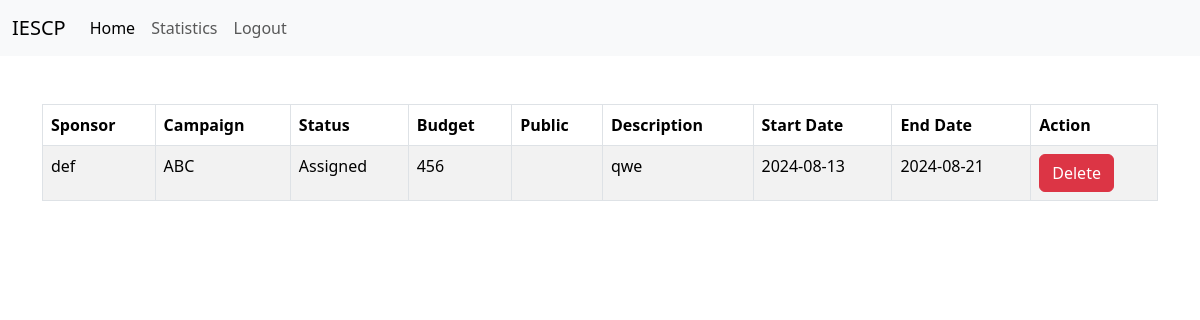
The page /all_campaigns on the database its author committed.
### tables this page shows
CREATE TABLE campaigns ( sponsor TEXT, campaignName TEXT, status TEXT, budget TEXT, public TEXT, description TEXT, start_date TEXT, end_date TEXT, PRIMARY KEY (sponsor, campaignName) );

### MAD1_Project/app.py (the view)
@app.route('/all_campaigns', methods=['GET', 'POST'])
def all_campaigns():
    campaigns = []
    campaigns_list = select_all_campaigns()
    for i in campaigns_list:
        temp = dict()
        temp['sponsor'] = i[0]
        temp['campaignName'] = i[1]
        temp['status'] = i[2]
        temp['budget'] = i[3]
        temp['public'] = i[4]
        temp['description'] = i[5]
        temp['start_date'] = i[6]
        temp['end_date'] = i[7]
        campaigns.append(temp)
        temp = dict()
    return render_template('all_campaigns.html', campaigns=campaigns)

### MAD1_Project/app.py (called while the page is built)
def select_all_campaigns():
    cursor.execute("SELECT * FROM campaigns")
    connection.commit()
    return cursor.fetchall()

### MAD1_Project/templates/all_campaigns.html (shortened to what this page needs)
<!DOCTYPE html>
<html lang="en">
<head>
<link href="https://cdn.jsdelivr.net/npm/bootstrap@5.3.3/dist/css/bootstrap.min.css" rel="stylesheet">
  </head>
  <nav class="navbar navbar-expand-lg bg-body-tertiary">
    <div class="container-fluid">
      <a class="navbar-brand" href="#">IESCP</a>
      <div class="collapse navbar-collapse" id="navbarSupportedContent">
        <ul class="navbar-nav me-auto mb-2 mb-lg-0">
          <li class="nav-item">
            <a class="nav-link active" aria-current="page" href="/home_admin">Home</a>
          </li>
          <li class="nav-item">
            <a class="nav-link" href="/statistics_admin">Statistics</a>
          </li>
          <li class="nav-item">
            <a class="nav-link" href = "/" id="logout">Logout</a>
          </li>
        </ul>
      </div>
    </div>
  </nav>
<body>
  <div class="container mt-5">
    <table class="table table-striped table-bordered">
      <thead class="thead-dark">
        <tr>
          <th>Sponsor</th>
          <th>Campaign</th>
          <th>Status</th>
          <th>Budget</th>
          <th>Public</th>
          <th>Description</th>
          <th>Start Date</th>
          <th>End Date</th>
          <th>Action</th>
        </tr>
      </thead>
      <tbody>
        {% for campaign in campaigns %}
        <tr>
          <td>{{ campaign.sponsor }}</td>
          <td>{{ campaign.campaignName }}</td>
          <td>{{ campaign.status }}</td>
          <td>{{ campaign.budget }}</td>
          <td>{{ campaign.public }}</td>
          <td>{{ campaign.description }}</td>
          <td>{{ campaign.start_date }}</td>
          <td>{{ campaign.end_date }}</td>
          <td>
            <a href="/delete_campaign/sponsor={{campaign.sponsor}}/campaign={{campaign.campaignName}}"
               class="btn btn-danger">
              Delete
            </a>
          </td>
        </tr>
        {% endfor %}
      </tbody>
    </table>
  </div>
</body>
</html>

### rows shown on the page
campaigns: sponsor "def", campaignName "ABC", status "Assigned", budget "456", description "qwe", start_date "2024-08-13", end_date "2024-08-21"
